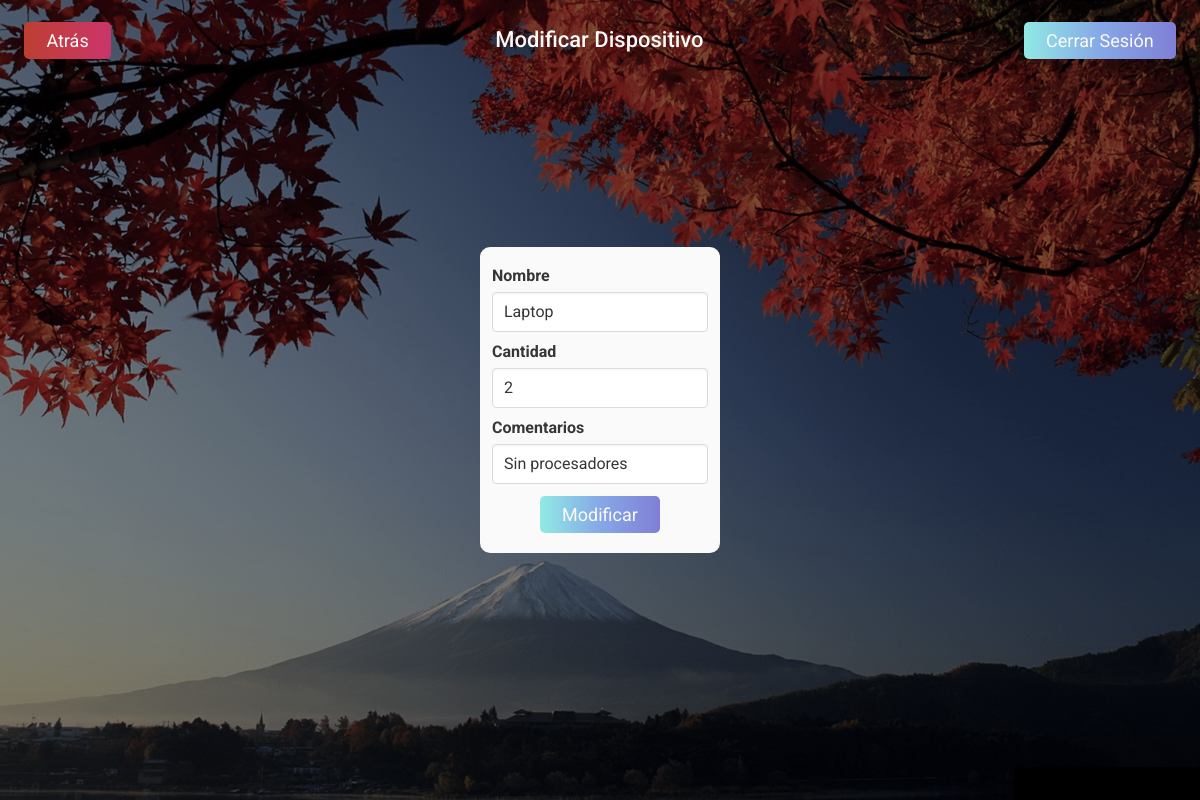
The app's page /mod_dispositivos.php?id=1215 (signed in) with its own data.
### tables this page shows
create table dispositivo(
  id varchar(50) not null primary key,
  nombre varchar(255) not null,
  cantidad int not null,
  prestado int not null,
  observaciones varchar(255)
);

### public/php/mod-dispositivos/ModDispositivoController.php (called while the page is built, shortened)
<?php
include_once('public/php/connection.php');
class ModDispositivoController {
	private $db = null;
	function __construct() {
		$this->database = new Connection();
		$this->db = $this->database->open();
	}
	public function getDispositivoInfo($id) {
		try{
			$sql = "SELECT * FROM dispositivo WHERE id='$id'";
      $dispositivo = $this -> fetch($sql);
      return $dispositivo;
		} catch(PDOException $e){
			return false;
		}
	}
  private function fetch($sql) {
    try {
      $data = $this->db->query($sql);
      return $data -> fetchAll();
    }
    catch(PDOException $e){
      throw new PDOException($e -> getMessage());
    }
  }
}
?>

### public/php/connection.php (called while the page is built, shortened)
<?php
Class Connection {
	private $server = "mysql:host=localhost;dbname=prestamos";
	private $username = "root";
	private $password = "";
	private $options  = array(PDO::ATTR_ERRMODE => PDO::ERRMODE_EXCEPTION,PDO::ATTR_DEFAULT_FETCH_MODE => PDO::FETCH_ASSOC,);
	public function open() {
 		try{
 			$this->conn = new PDO($this->server, $this->username, $this->password, $this->options);
 			return $this->conn;
 		}
 		catch (PDOException $e){
 			$response = ['success' => false, 'err0r' => $e->getMessage()];
 			echo json_encode($response);
 			die;
 		}
  }
}
?>

### mod_dispositivos.php (the view, shortened to what this page needs)
<?php
  include_once('public/php/mod-dispositivos/ModDispositivoController.php');
  $controller = new ModDispositivoController();
  $idDispositivo = array_key_exists("id", $_GET) ? $_GET['id']: $_POST['id'];
  $dispositivo = $controller -> getDispositivoInfo($idDispositivo)[0];
?>
<!DOCTYPE html>
<html lang="es">
<head>
  <link rel="stylesheet" href="https://cdn.jsdelivr.net/npm/bulma@0.9.4/css/bulma.min.css">
  <link rel="stylesheet" type="text/css" href="public/css/reset.css">
  <link rel="stylesheet" type="text/css" href="public/css/lista-prestamos/lista-prestamos.css">
  <link rel="stylesheet" type="text/css" href="public/css/lista-prestamos/header.css">
  <link rel="stylesheet" type="text/css" href="public/css/mod-dispositivos/mod-dispositivos.css">
</head>
<body>
  <div class="container-main">
    <header>
      <div class="title-wrapper f-start">
          <span>
              <button type="button" class="btn-atras mrgn-left" onclick="location.href='lista_dispositivos.php'">Atrás</button>
          </span>
      </div>
      <div class="title-wrapper f-center">
          <span class="t-medium">
              Modificar Dispositivo
          </span>
      </div>
      <div class="title-wrapper f-end">
          <span>
              <button type="button" class="btn-salir mrgn-right" onclick="location.href='logout.php'">Cerrar Sesión</button>
          </span>
      </div>
    </header>
    <main>
      <div class="loans-container scrollbar f-center">
        <div class="add-card" style="width: 20vw;">
          <form method="POST" action="<?php echo $_SERVER['PHP_SELF'];?>">
            <div class="field">
              <label class="label">Nombre</label>
              <div class="control">
                <input class="input" type="text" name="nombre_dispositivo" placeholder="Nombre" value="<?= $dispositivo['nombre'] ?>">
              </div>
            </div>
            <div class="field">
              <label class="label">Cantidad</label>
              <div class="control">
                <input class="input" type="number" name="cantidad_dispositivo" placeholder="Cantidad" value="<?= $dispositivo['cantidad'] ?>">
              </div>
            </div>
            <div class="field">
              <label class="label">Comentarios</label>
              <div class="control">
                <input class="input" type="text" name="comentarios_dispositivo" placeholder="Comentarios" value="<?= $dispositivo['observaciones'] ?>">
              </div>
            </div>
            <div class="f-center">
              <input class="btn-salir" type="submit" value="Modificar" name="mod_device">
            </div>
          </form>
        </div>
      </div>
    </main>
  </div>
</body>
</html>

### public/css/lista-prestamos/lista-prestamos.css (style rules this page uses)
* { font-family: 'Roboto', sans-serif !important; font-size: 16px; color: #212121; }
html { overflow-y: hidden !important; }
.container-main { display: grid; grid-template-rows: 10vh 1fr; height: 100vh; background-color: #fafafa; }
.container-main main { display: grid; grid-template-rows: 80vh 1fr; font-size: 16px; font-family: 'Roboto', sans-serif; }
.label { font-family: 'Roboto', sans-serif !important; }
.add-card { background-color: #fafafa; border-radius: 10px; width: 24.2vw; padding: 1.3rem .75rem; }
.loans-container { overflow: auto; padding: 0 2rem; }

### public/css/lista-prestamos/header.css (style rules this page uses)
header { display: grid; grid-template-columns: repeat(2, 33.3%) 1fr; }
.title-wrapper { font-size: 22px; font-family: 'Roboto', sans-serif; }
.btn-salir { font-size: 18px; border-radius: 5px; color: #fafafa; border: 0; padding: .5rem 1.4rem; background: #8e2de2; background: -webkit-linear-gradient(to right, #8e2de2, #4a00e0); background: linear-gradient(to right, #8e2de2, #4a00e0); }
.btn-atras { font-size: 18px; border-radius: 5px; color: #fafafa; border: 0; padding: .5rem 1.4rem; background: #CB356B; background: -webkit-linear-gradient(to right, #BD3F32, #CB356B); background: linear-gradient(to right, #BD3F32, #CB356B); }
.t-medium { font-family: 'Roboto', sans-serif; font-weight: 500; color: #fafafa; }
.f-center { display: flex; align-items: center; justify-content: center; }
.f-end { display: flex; align-items: center; justify-content: flex-end; }
.f-start { display: flex; align-items: center; justify-content: flex-start; }
.mrgn-right { margin-right: 1.5rem; }
.mrgn-left { margin-left: 1.5rem; }

### mod_dispositivos.php (style rules this page uses)
.container-main { background: linear-gradient(0deg, rgba(0, 0, 0, 0.5), rgba(0, 0, 0, 0.5)), url("./images/mountain_day.png"); background-size: cover; background-repeat: no-repeat; background-position: center; background-attachment: fixed; }
.btn-salir { background: #7F7FD5; background: -webkit-linear-gradient(to right, #91EAE4, #86A8E7, #7F7FD5); background: linear-gradient(to right, #91EAE4, #86A8E7, #7F7FD5); }

### records on screen
dispositivo: nombre_dispositivo "Laptop", cantidad_dispositivo "2", comentarios_dispositivo "Sin procesadores"
